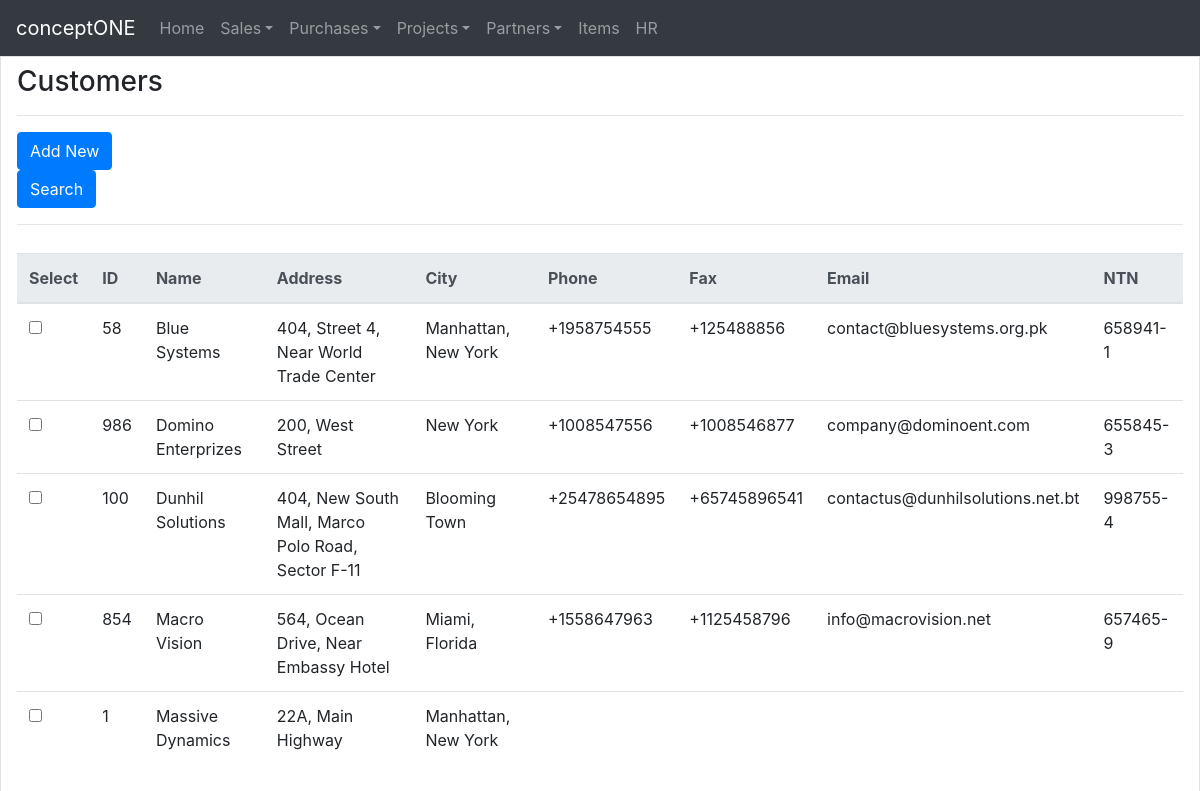
Before: /customers/ with the older database file.
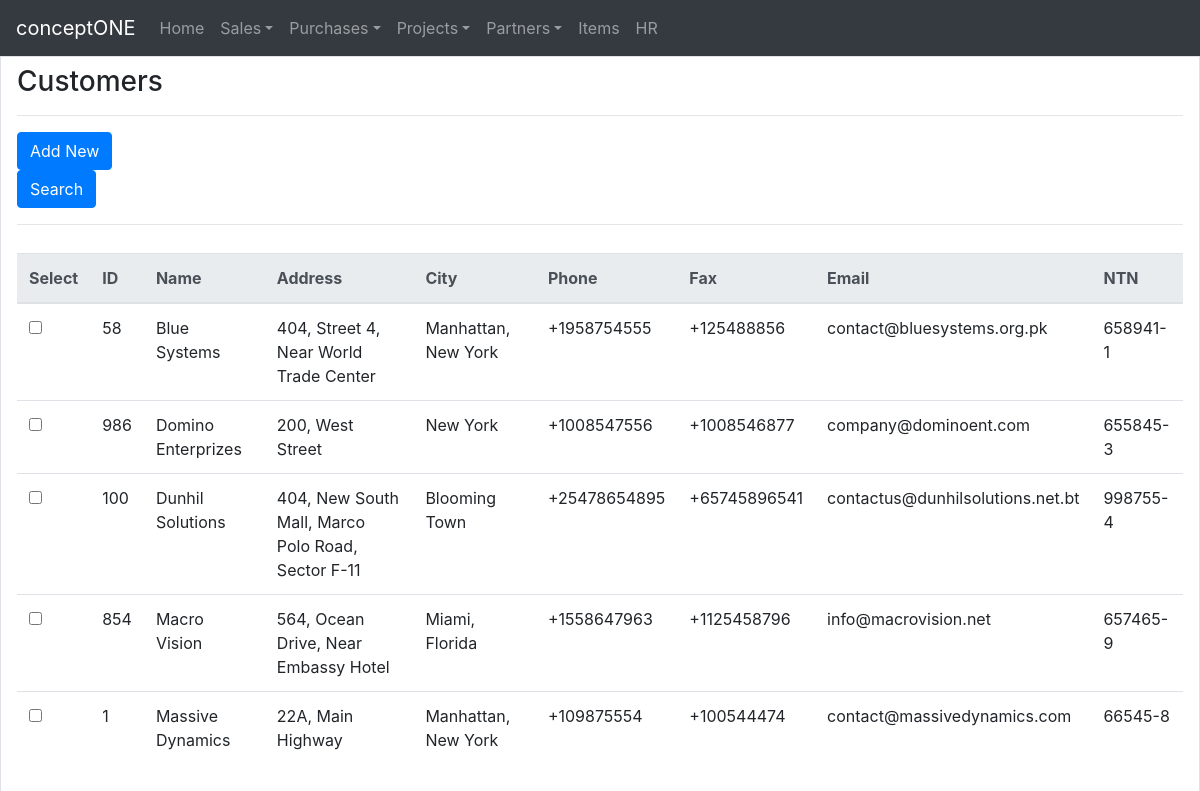
After: the same page with the newer database file.
### crudbasic/models.py (models this page shows, shortened)
class Customers(models.Model):
    customer_id = models.CharField(max_length=16, unique=True)
    customer_name = models.CharField(max_length=128, unique=True)
    customer_address = models.CharField(max_length=264)
    customer_city = models.CharField(max_length=128)
    customer_phone = models.CharField(max_length=128, blank=True)
    customer_fax = models.CharField(max_length=128, blank=True)
    customer_email = models.EmailField(max_length=192, blank=True)
    customer_ntn_number = models.CharField(max_length=128, blank=True)
    created_on = models.DateTimeField(auto_now_add=True)
    updated_on = models.DateTimeField(auto_now=True)

### crudbasic/views.py (the view, shortened to what this page needs)
# urls.py: path('customers/',views.customers,name='customers'),
def customers(request):
    customers_list = Customers.objects.order_by('customer_name')
    form = CustomerForm()
    search_form = BasicSearch()
    translation.activate('en')
    return render(request,"crudbasic/customers1.html",{'form':form,'search_form':search_form,'customer_data':customers_list})

### crudbasic/forms.py
class CustomerForm(forms.ModelForm):
    class Meta:
        model = Customers
        fields = '__all__'
        widgets = {
                'customer_id':forms.TextInput(attrs={'class':'form-control'}),
                'customer_name':forms.TextInput(attrs={'class':'form-control'}),
                'customer_address':forms.TextInput(attrs={'class':'form-control'}),
                'customer_city':forms.TextInput(attrs={'class':'form-control'}),
                'customer_phone':forms.TextInput(attrs={'class':'form-control'}),
                'customer_fax':forms.TextInput(attrs={'class':'form-control'}),
                'customer_email':forms.TextInput(attrs={'class':'form-control'}),
                'customer_ntn_number':forms.TextInput(attrs={'class':'form-control'}),
        }

class BasicSearch(forms.Form):
    search_by = forms.ChoiceField(widget=forms.Select(attrs={'class':'form-control'}))
    search_for = forms.CharField(widget=forms.TextInput(attrs={'class':'form-control'}))

### templates/crudbasic/customers1.html (shortened to what this page needs)
<!DOCTYPE html>
    {% extends "crudbasic/base.html" %}
      {% block body_block %}
        <h3 class="">Customers</h3>
        <hr class="">
        <div class="row mb-2">
          <div class="col-md-2 col-sm-5">
            <button class="btn btn-primary" data-toggle="modal" data-target="#AddCustomer" type="button" name="AddNew">Add New</button>
            <button class="btn btn-primary" type="button" data-toggle="collapse" data-target="#SearchCustomer" aria-expanded="false" aria-controls="collapseExample" name="search">Search</button>
          </div>
        </div>
  </div>
          <hr class="">
          <div class="row">
            <div class="col-md-12">
              <div class="mt-2 pb-3 pt-1">
                {% if customer_data %}
                <table class="table">
                  <thead class="thead-light">
                    <tr>
                      <th>Select</th>
                      <th>ID</th>
                      <th>Name</th>
                      <th>Address</th>
                      <th>City</th>
                      <th>Phone</th>
                      <th>Fax</th>
                      <th>Email</th>
                      <th>NTN</th>
                    </tr>
                    {% for customer in customer_data %}
                    <tr>
                      <td><input type="checkbox" name="" value=""></td>
                      <td>{{ customer.customer_id }}</td>
                      <td>{{ customer.customer_name }}</td>
                      <td>{{ customer.customer_address }}</td>
                      <td>{{ customer.customer_city }}</td>
                      <td>{{ customer.customer_phone }}</td>
                      <td>{{ customer.customer_fax }}</td>
                      <td>{{ customer.customer_email }}</td>
                      <td>{{ customer.customer_ntn_number }}</td>
                    </tr>
                    {% endfor %}
                  </thead>
                </table>
                {% else %}
                <p>No Record Found, add customers to start</p>
                {% endif %}
              </div>
            </div>
          </div>
        {% endblock %}

### templates/crudbasic/base.html (shortened to what this page needs)
<!DOCTYPE html>
{% load staticfiles %}
<html lang="en" dir="ltr">
  <head>
    <link rel="stylesheet" href="https://stackpath.bootstrapcdn.com/bootstrap/4.3.1/css/bootstrap.min.css">
  </head>
  <body>
    <nav class="navbar navbar-expand-sm navbar-dark bg-dark">
      <a href="" class="navbar-brand">conceptONE</a>
      <div class="container pl-0">
        <ul class="navbar-nav pl-0 ml-0">
          <li class="nav-item pl-0 ml-0">
            <a class="nav-link" href="{% url 'crudbasic:index' %}">Home</a>
          </li>
          <li class="nav-item dropdown">
            <a class="nav-link dropdown-toggle" data-toggle="dropdown" href="#" role="button" aria-haspopup="true" aria-expanded="false">Sales</a>
          </li>
          <li class="nav-item dropdown">
            <a class="nav-link dropdown-toggle" data-toggle="dropdown" href="#" role="button" aria-haspopup="true" aria-expanded="false">Purchases</a>
          </li>
          <li class="nav-item dropdown">
            <a class="nav-link dropdown-toggle" data-toggle="dropdown" href="#" role="button" aria-haspopup="true" aria-expanded="false">Projects</a>
          </li>
          <li class="nav-item dropdown">
            <a class="nav-link dropdown-toggle" data-toggle="dropdown" href="#" role="button" aria-haspopup="true" aria-expanded="false">Partners</a>
          </li>
          <li class="nav-item">
            <a class="nav-link" href="{% url 'crudbasic:items' %}">Items</a>
          </li>
          <li class="nav-item">
            <a class="nav-link" href="#">HR</a>
          </li>
        </ul>
      </div>
    </nav>
      <div class="border pr-3 pl-3 pb-1 pt-2">
        {% block body_block %}
        {% endblock %}
  </body>
</html>

Changed rows visible on the page:
changed Customers "Massive Dynamics": customer_phone (not shown) → "+109875554"; customer_fax (not shown) → "+100544474"; customer_email (not shown) → "contact@massivedynamics.com"; customer_ntn_number (not shown) → "66545-8"
